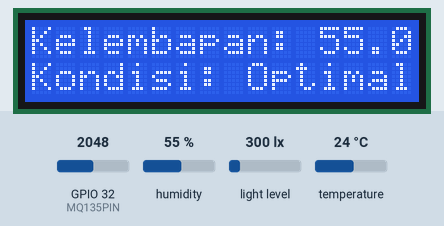
This sketch was run on a simulated ESP32. Parts: 16×2 character LCD. The test bench sets the inputs (shaded band); at power-on: GPIO 32 (MQ135PIN) = 2048, light level 300 lx, temperature 24 °C, humidity 55 %. WiFi joins after 1.5 s; servers stay silent unless stated; what the sketch prints to the serial monitor is not drawn.

Above: at 10.6 s.
10.7 s: GPIO 32 (MQ135PIN) set to 2195
At 20.3 s:
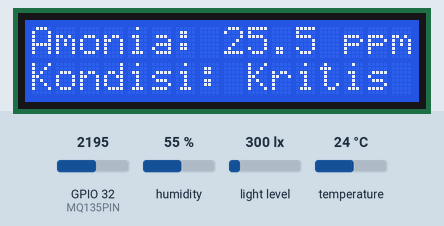
21.5 s: light level set to 40 lx
At 30.4 s:
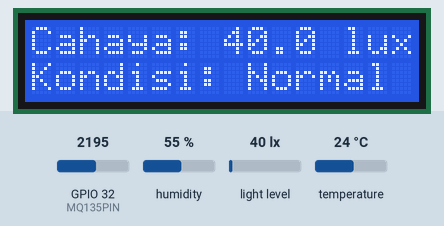
31.5 s: temperature set to 20.5 °C
At 40.3 s:
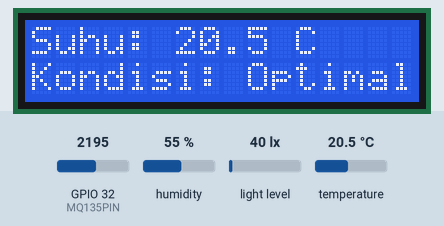
41.5 s: temperature set to 19.6 °C
51.5 s: GPIO 32 (MQ135PIN) set to 1228
At 60.5 s:
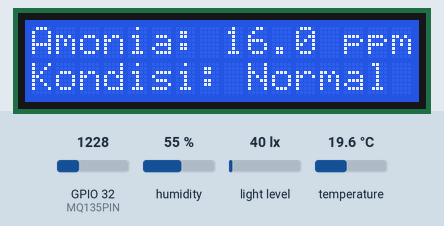
61.5 s: light level set to 500 lx
At 70.5 s:
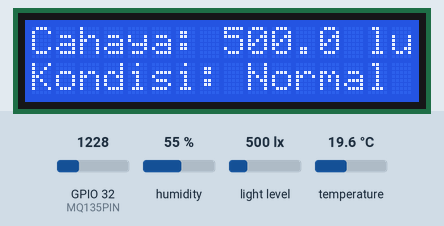
Timing chart, 0 to 72.0 s (numbered marks = the images above; inputs shaded):
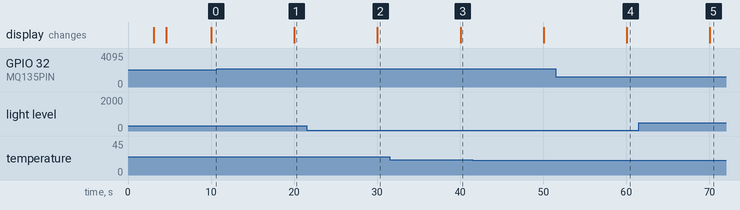

Measured:
- the behaviour switches between 2152 and 2153 on GPIO 32 (MQ135PIN) (found by bisection; images 0 and 1)
- after the input at 10.7 s, the display: changes after 9.3 s (image 1)
- after the input at 21.5 s, the display: changes after 8.5 s (image 2)
- after the input at 31.5 s, the display: changes after 8.5 s (image 3)
- after the input at 51.5 s, the display: changes after 8.5 s (image 4)

The sketch:

KKN1.0.ino
```cpp
#include <Wire.h>
#include <LiquidCrystal_I2C.h>
#include <BH1750.h>
#include <DHT.h>
#include <WiFi.h>
#include <HTTPClient.h>
#include <math.h>

// Pin Definitions
#define DHTPIN 33
#define MQ135PIN 32
#define DHTTYPE DHT22
#define RL 10.0  // Load resistance in kiloohms
#define AIR_R0 3.7 // R0 value in clean air

// Wi-Fi Credentials
const char* ssid = "SYIFA";
const char* password = "24041981";

// API Endpoint
const char* apiEndpoint = "https://sindanganomfarm.com/api/iot-sensors";

// Farm ID
const char* farm_id = "9e074c61-46e9-4a6e-8f56-a4563b671387";

// Sensor Initialization
DHT dht(DHTPIN, DHTTYPE);
BH1750 lightMeter;
LiquidCrystal_I2C lcd(0x27, 16, 2); // I2C LCD Address: 0x27 or 0x3F

// Function to convert RS/R0 ratio to ppm for ammonia
float getPPM(float ratio) {
  float m = -0.47; // Slope from datasheet curve
  float b = 1.58;  // Intercept from datasheet curve
  return pow(10, (m * log10(ratio) + b));
}

void setup() {
  Serial.begin(115200);

  // Initialize I2C for BH1750
  Wire.begin();

  // Initialize LCD
  lcd.begin(16, 2);
  lcd.backlight();

  // Display installation message
  lcd.clear();
  lcd.setCursor(0, 0);
  lcd.print("Instalasi...");
  delay(3000);

  // Initialize DHT22
  dht.begin();
  Serial.println("DHT22 initialized.");

  // Initialize BH1750
  if (lightMeter.begin(BH1750::CONTINUOUS_HIGH_RES_MODE)) {
    Serial.println("BH1750 ready!");
  } else {
    Serial.println("Failed to initialize BH1750. Check connections.");
    while (1);
  }

  // Initialize MQ-135
  pinMode(MQ135PIN, INPUT);
  Serial.println("MQ-135 initialized.");

  // Connect to Wi-Fi
  WiFi.begin(ssid, password);
  lcd.clear();
  lcd.setCursor(0, 0);
  lcd.print("Connecting WiFi");
  while (WiFi.status() != WL_CONNECTED) {
    delay(500);
    Serial.print(".");
  }
  lcd.clear();
  lcd.setCursor(0, 0);
  lcd.print("WiFi Connected");
  delay(2000);
}

void loop() {
  static unsigned long lastLCDMillis = 0;  // Waktu terakhir pembaruan LCD
  static unsigned long lastSendMillis = 0; // Waktu terakhir pengiriman data
  static int cycle = 0;

  // Interval pembaruan LCD (10 detik)
  if (millis() - lastLCDMillis >= 10000) {
    lastLCDMillis = millis();
    cycle = (cycle + 1) % 4; // Cycle antara 0 hingga 3

    // Baca data dari sensor
    float temperature = dht.readTemperature();
    float humidity = dht.readHumidity();
    float lux = lightMeter.readLightLevel();

    int sensorValue = analogRead(MQ135PIN);
    float voltage = (sensorValue / 4095.0) * 3.3; // Konversi ke voltase
    float RS = (3.3 - voltage) * RL / voltage; // Hitung resistansi sensor
    float ratio = RS / AIR_R0; // Hitung rasio RS/R0
    float ammoniaPPM = getPPM(ratio); // Konversi ke ppm

    if (isnan(temperature) || isnan(humidity) || lux < 0 || voltage <= 0 || voltage > 3.3) {
      lcd.clear();
      lcd.setCursor(0, 0);
      lcd.print("Sensor Error");
      return;
    }

    // Tentukan kondisi
    String tempCondition = (temperature < 20) ? "Dingin" :
                           (temperature > 35) ? "Panas" : "Optimal";
    String humCondition = (humidity < 30) ? "Kering" :
                          (humidity > 80) ? "Lembab" : "Optimal";
    String lightCondition = (lux <= 6000) ? "Normal" : "Kritis";
    String ammoniaCondition = (ammoniaPPM <= 25) ? "Normal" : "Kritis";

    // Perbarui LCD

    lcd.clear();
    switch (cycle) {
      case 0:
        // Siklus 1: Suhu
        lcd.setCursor(0, 0);
        lcd.print("Suhu: ");
        lcd.print(String(temperature, 1) + " C");
        lcd.setCursor(0, 1);
        lcd.print("Kondisi: " + tempCondition);
        break;
      case 1:
        // Siklus 2: Kelembapan
        lcd.setCursor(0, 0);
        lcd.print("Kelembapan: ");
        lcd.print(String(humidity, 1) + " %");
        lcd.setCursor(0, 1);
        lcd.print("Kondisi: " + humCondition);
        break;
      case 2:
        // Siklus 3: Amonia
        lcd.setCursor(0, 0);
        lcd.print("Amonia: ");
        lcd.print(String(ammoniaPPM, 1) + " ppm");
        lcd.setCursor(0, 1);
        lcd.print("Kondisi: " + ammoniaCondition);
        break;
      case 3:
        // Siklus 4: Intensitas Cahaya
        lcd.setCursor(0, 0);
        lcd.print("Cahaya: ");
        lcd.print(String(lux, 1) + " lux");
        lcd.setCursor(0, 1);
        lcd.print("Kondisi: " + lightCondition);
        break;
    }
  }

  // Interval pengiriman data ke API (1 jam = 3600000 ms)
  if (millis() - lastSendMillis >= 3600000) {
    lastSendMillis = millis();

    // Baca data sensor untuk pengiriman
    float temperature = dht.readTemperature();
    float humidity = dht.readHumidity();
    float lux = lightMeter.readLightLevel();
    int sensorValue = analogRead(MQ135PIN);
    float voltage = (sensorValue / 4095.0) * 3.3; // Konversi ke voltase
    float RS = (3.3 - voltage) * RL / voltage; // Hitung resistansi sensor
    float ratio = RS / AIR_R0; // Hitung rasio RS/R0
    float ammoniaPPM = getPPM(ratio); // Konversi ke ppm

    if (WiFi.status() == WL_CONNECTED) {
      HTTPClient http;
      http.begin(apiEndpoint);
      http.addHeader("Content-Type", "application/json");

      // Siapkan payload JSON
      String payload = "{";
      payload += "\"farm_id\": \"" + String(farm_id) + "\",";
      payload += "\"temperature\": " + String(temperature, 1) + ",";
      payload += "\"humidity\": " + String(humidity, 1) + ",";
      payload += "\"ammonia\": " + String(ammoniaPPM, 1) + ",";
      payload += "\"light_intensity\": " + String(lux, 1);
      payload += "}";

      int httpResponseCode = http.POST(payload);

      if (httpResponseCode > 0) {
        Serial.print("Response code: ");
        Serial.println(httpResponseCode);
        lcd.clear();
        lcd.setCursor(0, 0);
        lcd.print("Data Sent OK");
      } else {
        Serial.print("Error sending POST: ");
        Serial.println(httpResponseCode);
        lcd.clear();
        lcd.setCursor(0, 0);
        lcd.print("Send Error");
      }
      http.end();
    } else {
      Serial.println("WiFi disconnected.");
      lcd.clear();
      lcd.setCursor(0, 0);
      lcd.print("WiFi Error");
    }
  }
}
```
